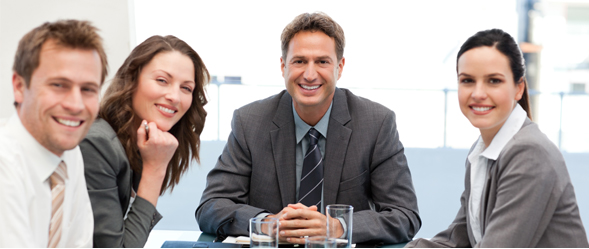
//> input picture Capitulo_5/openCV/Foto1.png, 589 x 249 px, given in place of the camera
$ ./boneCV   (built with g++ and OpenCV 4)
//> lines starting //> are read from the running program, lines starting //| are printed output that depends on the picture
/* Basic Image Processing Example using OpenCV
* Written by Derek Molloy for the book "Exploring BeagleBone: Tools and
* Techniques for Building with Embedded Linux" by John Wiley & Sons, 2014
* ISBN 9781118935125. Please see the file README.md in the repository root
* directory for copyright and GNU GPLv3 license information.            */

#include<iostream>
#include<opencv2/opencv.hpp>   // C++ OpenCV include file
using namespace std;
using namespace cv;            // using the cv namespace too

int main()
{
    VideoCapture capture(0);   // capturing from /dev/video0

    cout << "Started Processing - Capturing Image" << endl;
    // set any  properties in the VideoCapture object
    capture.set(CV_CAP_PROP_FRAME_WIDTH,640);   // width pixels
    capture.set(CV_CAP_PROP_FRAME_HEIGHT,480);   // height pixels
    capture.set(CV_CAP_PROP_GAIN, 0);            // Enable auto gain etc.
    if(!capture.isOpened()){   // connect to the camera
       cout << "Failed to connect to the camera." << endl;
    }

    Mat frame, gray, edges;    // images for orignal, grayscale and edge image
    capture >> frame;          // capture the image to the frame
//> frame is the input picture: 249 rows x 589 cols, CV_8UC3; mean B, G, R 163.2, 165.5, 174.9
    if(frame.empty()){         // did the capture succeed?
       cout << "Failed to capture an image" << endl;
       return -1;
    }
    cout << "Processing - Performing Image Processing" << endl;
    cvtColor(frame, gray, CV_BGR2GRAY); // convert to grayscale
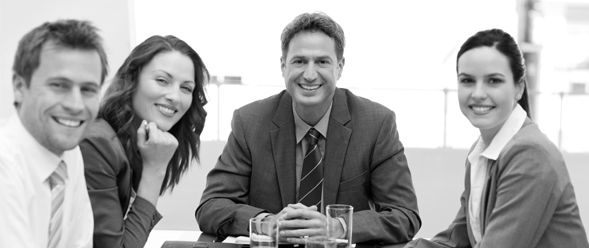
//> gray: 249 rows x 589 cols, CV_8UC1; min 0, max 255, mean 168.1
    blur(gray, edges, Size(3,3));       // blur grayscale image 3x3 kernel
    // use Canny edge detector that outputs to the same image
    // low threshold = 10, high threshold = 30, kernel size = 3
    Canny(edges, edges, 10, 30, 3);      // Run Canny edge detector
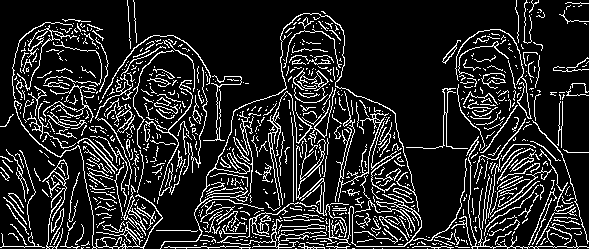
//> edges: 249 rows x 589 cols, CV_8UC1; 14.9% white in thin lines or dots
    cout << "Finished Processing - Saving images" << endl;

    imwrite("capture.png", frame);
    imwrite("grayscale.png", gray);
    imwrite("edges.png", edges);
    return 0;
}
